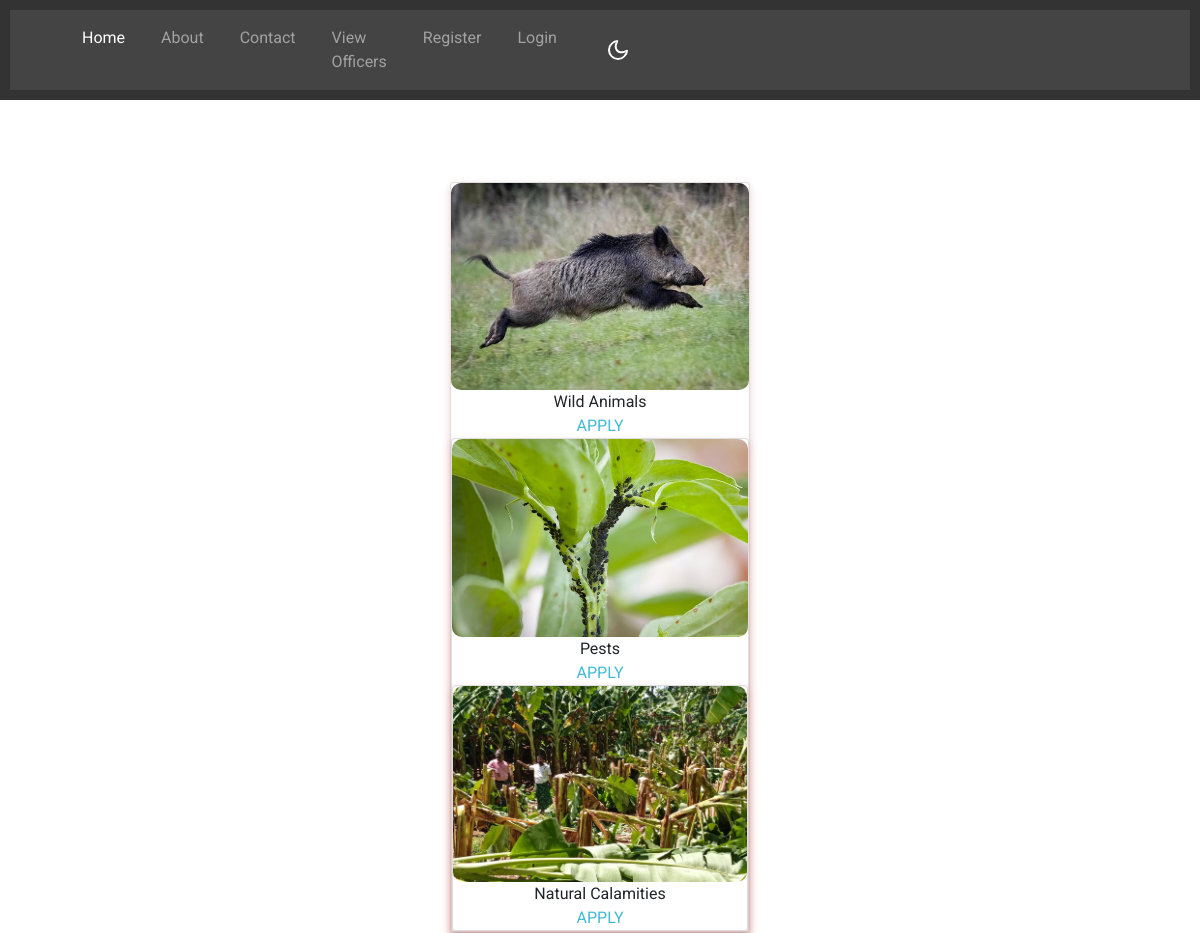
The app's page /view_subscheme/3 with its own data.
### officer_management/models.py (models this page shows)
class Sub_scheme(models.Model):
    s_id = models.ForeignKey(Scheme,on_delete=models.CASCADE,null=True)
    sub_scheme = models.CharField(max_length=50,default='', null= True)
    document = models.FileField(null=True)
    start_date = models.DateField(null=True)
    expiry_date = models.DateField(null=True)

### farmer_management/views.py (the view)
# urls.py: path('view_subscheme/<int:id>',views.view_subscheme),
def view_subscheme(request,id):
    a = Sub_scheme.objects.filter(s_id=id)
    return render(request,'view_subscheme.html',{'a':a})

### farmer_management/templates/view_subscheme.html (shortened to what this page needs)
{%extends 'layout.html'%}
{%block content%}
{% load static %}
<!DOCTYPE html>
<html>
<head>
</head>
<body>
<h2 style="text-align:center">Product Card</h2>
<br><br><br><br><br><br>
{% for i in a%}
<div class="card">
  <img src="{{i.document.url}}" style="width:100% ;height:80%">
    <p>{{i.sub_scheme}}</p>
{% if i.s_id.scheme_name == "Insurance" %}
<p><a href="/apply_now/{{i.id}}">APPLY</a></p>
{% endif %}
{%endfor%}
</div>
</body>
</html>
{%endblock%}

### farmer/templates/layout.html (style rules this page uses)
body, h1, p { margin: 0; padding: 0; }
body { font-family: Arial, sans-serif; }

### farmer_management/templates/view_subscheme.html (style rules this page uses)
.card { box-shadow: 0 4px 8px 0 rgba(181, 21, 21, 0.2); max-width: 300px; margin: auto; text-align: center; font-family: arial; }

### records on screen
Sub_scheme: document (picture), sub_scheme "Wild Animals"
Sub_scheme: document (picture), sub_scheme "Pests"
Sub_scheme: document (picture), sub_scheme "Natural Calamities"
